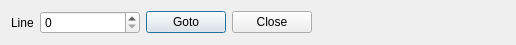
<?xml version="1.0" encoding="UTF-8"?>
<ui version="4.0">
 <class>GotoLineWidget</class>
 <widget class="QWidget" name="GotoLineWidget">
  <property name="geometry">
   <rect>
    <x>0</x>
    <y>0</y>
    <width>516</width>
    <height>44</height>
   </rect>
  </property>
  <property name="sizePolicy">
   <sizepolicy hsizetype="Preferred" vsizetype="Minimum">
    <horstretch>0</horstretch>
    <verstretch>0</verstretch>
   </sizepolicy>
  </property>
  <property name="windowTitle">
   <string>Form</string>
  </property>
  <layout class="QGridLayout" name="gridLayout">
   <item row="0" column="0">
    <widget class="QLabel" name="label">
     <property name="sizePolicy">
      <sizepolicy hsizetype="Minimum" vsizetype="Minimum">
       <horstretch>0</horstretch>
       <verstretch>0</verstretch>
      </sizepolicy>
     </property>
     <property name="text">
      <string>Line</string>
     </property>
    </widget>
   </item>
   <item row="0" column="1">
    <widget class="QSpinBox" name="spinLine">
     <property name="sizePolicy">
      <sizepolicy hsizetype="Expanding" vsizetype="Fixed">
       <horstretch>0</horstretch>
       <verstretch>0</verstretch>
      </sizepolicy>
     </property>
     <property name="maximumSize">
      <size>
       <width>100</width>
       <height>16777215</height>
      </size>
     </property>
     <property name="readOnly">
      <bool>false</bool>
     </property>
     <property name="keyboardTracking">
      <bool>true</bool>
     </property>
    </widget>
   </item>
   <item row="0" column="2">
    <widget class="QPushButton" name="gotoButton">
     <property name="text">
      <string>Goto</string>
     </property>
     <property name="shortcut">
      <string notr="true"/>
     </property>
     <property name="autoDefault">
      <bool>false</bool>
     </property>
     <property name="default">
      <bool>true</bool>
     </property>
    </widget>
   </item>
   <item row="0" column="3">
    <widget class="QPushButton" name="closeButton">
     <property name="text">
      <string>Close</string>
     </property>
     <property name="icon">
      <iconset theme="dialog-close"/>
     </property>
    </widget>
   </item>
   <item row="0" column="4">
    <spacer name="horizontalSpacer">
     <property name="orientation">
      <enum>Qt::Horizontal</enum>
     </property>
     <property name="sizeHint" stdset="0">
      <size>
       <width>172</width>
       <height>20</height>
      </size>
     </property>
    </spacer>
   </item>
  </layout>
 </widget>
 <resources/>
 <connections/>
</ui>
